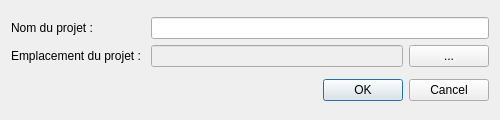
<?xml version="1.0" encoding="UTF-8"?>
<ui version="4.0">
 <class>NewProjectDialog</class>
 <widget class="QDialog" name="NewProjectDialog">
  <property name="windowModality">
   <enum>Qt::ApplicationModal</enum>
  </property>
  <property name="geometry">
   <rect>
    <x>0</x>
    <y>0</y>
    <width>500</width>
    <height>120</height>
   </rect>
  </property>
  <property name="minimumSize">
   <size>
    <width>500</width>
    <height>120</height>
   </size>
  </property>
  <property name="maximumSize">
   <size>
    <width>500</width>
    <height>120</height>
   </size>
  </property>
  <property name="windowTitle">
   <string>Créer un nouveau projet</string>
  </property>
  <property name="sizeGripEnabled">
   <bool>false</bool>
  </property>
  <property name="modal">
   <bool>true</bool>
  </property>
  <layout class="QVBoxLayout" name="verticalLayout">
   <item>
    <layout class="QGridLayout" name="gridLayout" rowstretch="0,0,0" columnstretch="1,4,0" rowminimumheight="0,0,0" columnminimumwidth="0,0,0">
     <property name="sizeConstraint">
      <enum>QLayout::SetDefaultConstraint</enum>
     </property>
     <item row="1" column="0">
      <widget class="QLabel" name="project_name_label">
       <property name="text">
        <string>Nom du projet : </string>
       </property>
      </widget>
     </item>
     <item row="2" column="0">
      <widget class="QLabel" name="path_project_label">
       <property name="text">
        <string>Emplacement du projet : </string>
       </property>
      </widget>
     </item>
     <item row="2" column="1">
      <widget class="QLineEdit" name="path_project_field">
       <property name="enabled">
        <bool>false</bool>
       </property>
      </widget>
     </item>
     <item row="2" column="2">
      <widget class="QPushButton" name="path_project_button">
       <property name="text">
        <string>...</string>
       </property>
      </widget>
     </item>
     <item row="1" column="1" colspan="2">
      <widget class="QLineEdit" name="project_name_field"/>
     </item>
    </layout>
   </item>
   <item>
    <widget class="QDialogButtonBox" name="button_box">
     <property name="standardButtons">
      <set>QDialogButtonBox::Cancel|QDialogButtonBox::Ok</set>
     </property>
    </widget>
   </item>
  </layout>
 </widget>
 <resources/>
 <connections/>
</ui>
